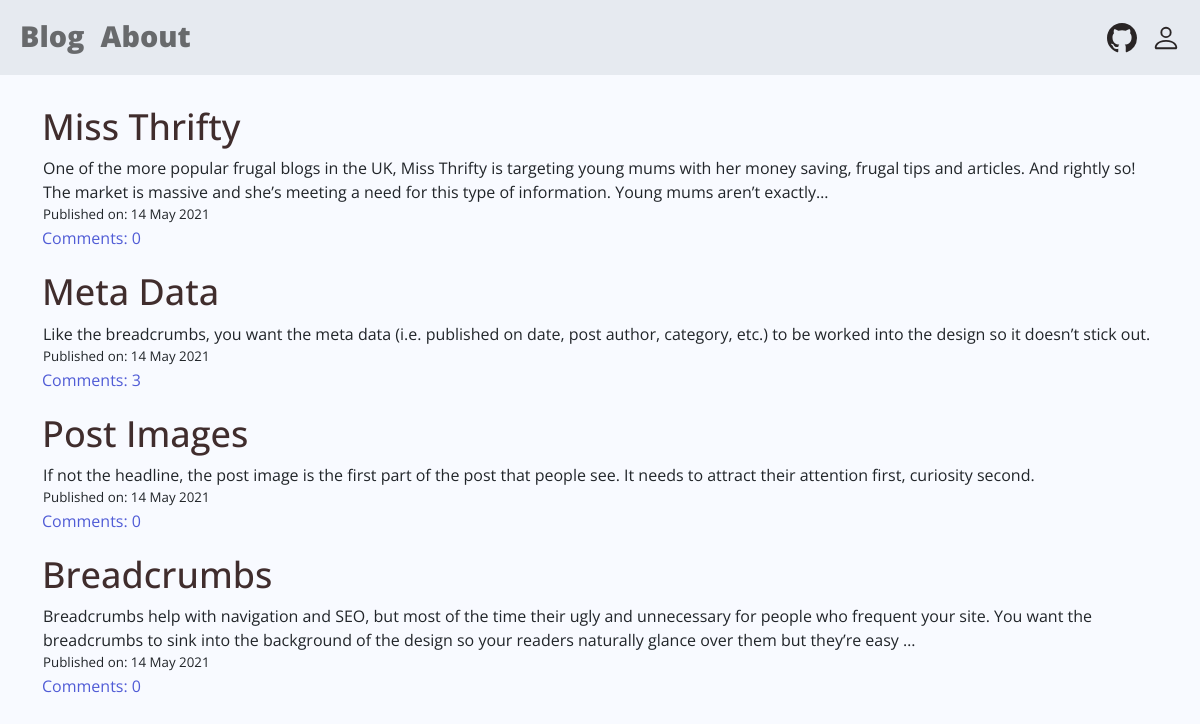
The page / on the database its author committed.
### blog/models.py (models this page shows, shortened)
class Post(models.Model):
    author = models.ForeignKey('auth.User', on_delete=CASCADE)
    title = models.CharField(max_length=200)
    text = models.TextField()
    created_date = models.DateTimeField(default=timezone.now)
    published_date = models.DateTimeField(blank = True, null = True)
    def approve_comments(self):
        return self.comments.filter(approved_comment = True)

### blog/views.py (the view)
# urls.py: path('', views.PostListView.as_view(), name='post_list'),
class PostListView(ListView):
    model = Post
    def get_queryset(self):
        return Post.objects.filter(published_date__lte=timezone.now()).order_by('-published_date')

### blog/templates/blog/post_list.html
{% extends "blog/base.html" %} {% block content %}
<div class="container-md container-post">
  <div class="centerstage">
    {% for post in post_list %}
    <div class="post">
      <h1 class="post-title">
        <a class="post-title" href="{% url 'post_detail' pk=post.pk %}"
          >{{ post.title}}</a
        >
      </h1>
      <p>{{ post.text|truncatechars:256|safe}}</p>
      <div class="postdate">
        <p>Published on: {{ post.published_date|date:"d M Y"}}</p>
      </div>
      <div>
        <a class="comments" href="{% url 'post_detail' pk=post.pk %}"
          >Comments: {{ post.approve_comments.count }}</a
        >
      </div>
    </div>
    {% endfor %}
  </div>
</div>
{% endblock %}

### blog/templates/blog/base.html (shortened to what this page needs)
<!DOCTYPE html>
{% load static %}
<html lang="en">
  <head>
    <link
      href="https://cdn.jsdelivr.net/npm/bootstrap@5.0.1/dist/css/bootstrap.min.css"
      rel="stylesheet"
    />
    <link
      rel="stylesheet"
      href="//cdn.jsdelivr.net/npm/medium-editor@latest/dist/css/medium-editor.min.css"
      type="text/css"
      media="screen"
      charset="utf-8"
    />
    <link rel="stylesheet" href="{% static 'css/blog.css' %}" />
  </head>
  <body>
    <nav
      class="
        navbar navbar-expand-lg navbar-light
        bg-light
        techfont
        custom-navbar
      "
    >
      <div class="container-fluid custom-navbar">
        <ul class="navbar-nav">
          <li class="nav-item">
            <a class="nav-link bigbrand" href="{% url 'post_list' %}">Blog</a>
          </li>
          <li class="nav-item">
            <a class="nav-link bigbrand" href="{% url 'about' %}">About</a>
          </li>
        </ul>
        <ul class="navbar-nav navbar-right">
          {% if user.is_authenticated %}
          <li>
            <a class="right-nav" href="{% url 'post_new' %}">New Post</a>
          </li>
          <li>
            <a class="right-nav" href="{% url 'post_draft_list' %}">Drafts</a>
          </li>
          <li>
            <a class="right-nav" href="{% url 'logout' %}">Log Out</a>
          </li>
          <li>
            <a class="right-nav">Welcome: {{ user.username }}</a>
          </li>
          <li class="nav-item">
            <a class="nav-link icons" href="https://github.com/srezanova"
              ><svg
                xmlns="http://www.w3.org/2000/svg"
                width="30"
                height="30"
                fill="currentColor"
                class="bi bi-github"
                viewBox="0 0 16 16"
              >
                <path
                  d="M8 0C3.58 0 0 3.58 0 8c0 3.54 2.29 6.53 5.47 7.59.4.07.55-.17.55-.38 0-.19-.01-.82-.01-1.49-2.01.37-2.53-.49-2.69-.94-.09-.23-.48-.94-.82-1.13-.28-.15-.68-.52-.01-.53.63-.01 1.08.58 1.23.82.72 1.21 1.87.87 2.33.66.07-.52.28-.87.51-1.07-1.78-.2-3.64-.89-3.64-3.95 0-.87.31-1.59.82-2.15-.08-.2-.36-1.02.08-2.12 0 0 .67-.21 2.2.82.64-.18 1.32-.27 2-.27.68 0 1.36.09 2 .27 1.53-1.04 2.2-.82 2.2-.82.44 1.1.16 1.92.08 2.12.51.56.82 1.27.82 2.15 0 3.07-1.87 3.75-3.65 3.95.29.25.54.73.54 1.48 0 1.07-.01 1.93-.01 2.2 0 .21.15.46.55.38A8.012 8.012 0 0 0 16 8c0-4.42-3.58-8-8-8z"
                />
              </svg>
            </a>
          </li>
          {% else %}
          <li>
            <a
              class="navbar-nav navbar-right icons"
              href="https://github.com/srezanova"
              >
            </a>
          </li>
          <li>
            <a class="navbar-nav navbar-right icons" href="{% url 'login' %}"
              >
            </a>
          </li>
          {% endif %}
        </ul>
      </div>
    </nav>
    <div class="content container-fluid">
      {% block content %} {% endblock %}
    </div>
  </body>
</html>

### blog/static/css/blog.css (style rules this page uses)
.techfont { font-family: "Open Sans", sans-serif; font-size: 1.5em; margin-bottom: 10px; }
a { text-decoration: none; }
p { margin: 1px; }
body { font-family: "Open Sans", sans-serif; background-color: #85b2ff0e; }
.navbar { background-color: #d9dee38a !important; }
.comments { color: #505cd6; }
.bigbrand { font-weight: 900; font-size: larger; position: relative; bottom: 4%; }
.icons { padding: 7px; color: rgba(24, 18, 18, 0.918) !important; }
.centerstage { margin-left: auto; margin-right: auto; }
.postdate { text-align: left; font-size: smaller; }
.post { padding-bottom: 20px; }
.post-title { font-family: "Open Sans", sans-serif; font-size: 1.5em; text-align: left; color: #402d2d; }
.container-post { padding-top: 20px; margin-bottom: 0; }

### rows shown on the page
Post: title "Miss Thrifty", text "One of the more popular frugal blogs in the UK, Miss Thrifty is targeting young mums with her money saving, frugal tips and articles. And rightly so! The market is massive and she’s meeting a need for this type of information. Young mums aren’t exactly…", published_date "14 May 2021", approve_comments.count "0"
Post: title "Meta Data", text "Like the breadcrumbs, you want the meta data (i.e. published on date, post author, category, etc.) to be worked into the design so it doesn’t stick out.", published_date "14 May 2021", approve_comments.count "3"
Post: title "Post Images", text "If not the headline, the post image is the first part of the post that people see. It needs to attract their attention first, curiosity second.", published_date "14 May 2021", approve_comments.count "0"
Post: title "Breadcrumbs", text "Breadcrumbs help with navigation and SEO, but most of the time their ugly and unnecessary for people who frequent your site. You want the breadcrumbs to sink into the background of the design so your readers naturally glance over them but they’re easy …", published_date "14 May 2021", approve_comments.count "0"
